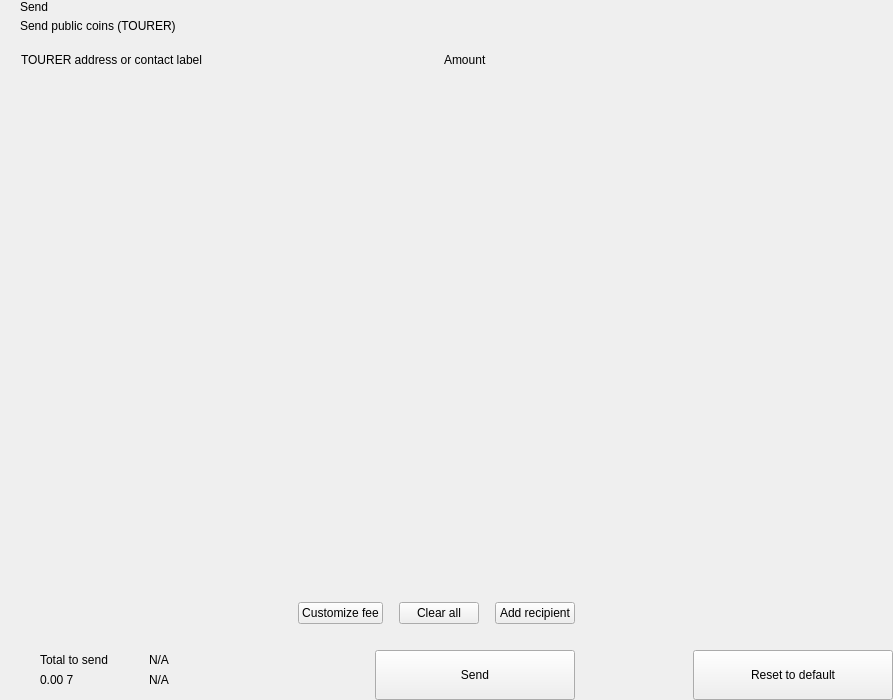
<?xml version="1.0" encoding="UTF-8"?>
<ui version="4.0">
 <class>send</class>
 <widget class="QWidget" name="send">
  <property name="geometry">
   <rect>
    <x>0</x>
    <y>0</y>
    <width>893</width>
    <height>700</height>
   </rect>
  </property>
  <property name="windowTitle">
   <string>Form</string>
  </property>
  <layout class="QHBoxLayout" name="horizontalLayout_2" stretch="2,1">
   <property name="spacing">
    <number>0</number>
   </property>
   <property name="leftMargin">
    <number>0</number>
   </property>
   <property name="topMargin">
    <number>0</number>
   </property>
   <property name="rightMargin">
    <number>0</number>
   </property>
   <property name="bottomMargin">
    <number>0</number>
   </property>
   <item>
    <widget class="QWidget" name="left" native="true">
     <layout class="QVBoxLayout" name="verticalLayout_3">
      <property name="spacing">
       <number>0</number>
      </property>
      <property name="leftMargin">
       <number>0</number>
      </property>
      <property name="topMargin">
       <number>0</number>
      </property>
      <property name="rightMargin">
       <number>0</number>
      </property>
      <property name="bottomMargin">
       <number>0</number>
      </property>
      <item>
       <layout class="QVBoxLayout" name="verticalLayout_22" stretch="0,0,0,1,0,0,0,0">
        <property name="spacing">
         <number>0</number>
        </property>
        <item>
         <layout class="QHBoxLayout" name="horizontalLayout_3">
          <property name="spacing">
           <number>0</number>
          </property>
          <property name="leftMargin">
           <number>20</number>
          </property>
          <property name="rightMargin">
           <number>20</number>
          </property>
          <item>
           <layout class="QVBoxLayout" name="verticalLayout">
            <property name="spacing">
             <number>5</number>
            </property>
            <item>
             <widget class="QLabel" name="labelTitle">
              <property name="text">
               <string>Send</string>
              </property>
              <property name="alignment">
               <set>Qt::AlignLeading|Qt::AlignLeft|Qt::AlignVCenter</set>
              </property>
             </widget>
            </item>
            <item>
             <widget class="QLabel" name="labelSubtitle1">
              <property name="text">
               <string>Send public coins (TOURER)</string>
              </property>
             </widget>
            </item>
           </layout>
          </item>
          <item>
           <spacer name="horizontalSpacer">
            <property name="orientation">
             <enum>Qt::Horizontal</enum>
            </property>
            <property name="sizeHint" stdset="0">
             <size>
              <width>40</width>
              <height>20</height>
             </size>
            </property>
           </spacer>
          </item>
         </layout>
        </item>
        <item>
         <spacer name="verticalSpacer_2">
          <property name="orientation">
           <enum>Qt::Vertical</enum>
          </property>
          <property name="sizeType">
           <enum>QSizePolicy::Fixed</enum>
          </property>
          <property name="sizeHint" stdset="0">
           <size>
            <width>20</width>
            <height>20</height>
           </size>
          </property>
         </spacer>
        </item>
        <item>
         <layout class="QHBoxLayout" name="horizontalLayout" stretch="6,0,2">
          <property name="spacing">
           <number>0</number>
          </property>
          <property name="leftMargin">
           <number>10</number>
          </property>
          <property name="topMargin">
           <number>0</number>
          </property>
          <property name="rightMargin">
           <number>20</number>
          </property>
          <property name="bottomMargin">
           <number>0</number>
          </property>
          <item>
           <widget class="QLabel" name="labelSubtitleAddress">
            <property name="styleSheet">
             <string notr="true">margin-left:8px;</string>
            </property>
            <property name="text">
             <string>TOURER address or contact label</string>
            </property>
           </widget>
          </item>
          <item>
           <spacer name="horizontalSpacer_3">
            <property name="orientation">
             <enum>Qt::Horizontal</enum>
            </property>
            <property name="sizeType">
             <enum>QSizePolicy::Fixed</enum>
            </property>
            <property name="sizeHint" stdset="0">
             <size>
              <width>40</width>
              <height>1</height>
             </size>
            </property>
           </spacer>
          </item>
          <item>
           <widget class="QLabel" name="labelSubtitleAmount">
            <property name="text">
             <string>Amount</string>
            </property>
           </widget>
          </item>
         </layout>
        </item>
        <item>
         <widget class="QScrollArea" name="scrollArea">
          <property name="minimumSize">
           <size>
            <width>0</width>
            <height>350</height>
           </size>
          </property>
          <property name="styleSheet">
           <string notr="true">#scrollArea {
            background:transparent;
            margin-top:10px;
}</string>
          </property>
          <property name="horizontalScrollBarPolicy">
           <enum>Qt::ScrollBarAlwaysOff</enum>
          </property>
          <property name="sizeAdjustPolicy">
           <enum>QAbstractScrollArea::AdjustIgnored</enum>
          </property>
          <property name="widgetResizable">
           <bool>true</bool>
          </property>
          <property name="alignment">
           <set>Qt::AlignLeading|Qt::AlignLeft|Qt::AlignTop</set>
          </property>
          <widget class="QWidget" name="scrollAreaWidgetContents">
           <property name="geometry">
            <rect>
             <x>0</x>
             <y>0</y>
             <width>591</width>
             <height>16</height>
            </rect>
           </property>
           <property name="sizePolicy">
            <sizepolicy hsizetype="Preferred" vsizetype="Maximum">
             <horstretch>0</horstretch>
             <verstretch>0</verstretch>
            </sizepolicy>
           </property>
           <property name="autoFillBackground">
            <bool>false</bool>
           </property>
           <property name="styleSheet">
            <string notr="true">#scrollAreaWidgetContents {
             background:transparent;
             }</string>
           </property>
           <layout class="QVBoxLayout" name="verticalLayout_7">
            <property name="spacing">
             <number>0</number>
            </property>
            <property name="sizeConstraint">
             <enum>QLayout::SetDefaultConstraint</enum>
            </property>
            <property name="leftMargin">
             <number>0</number>
            </property>
            <property name="topMargin">
             <number>0</number>
            </property>
            <property name="rightMargin">
             <number>0</number>
            </property>
            <property name="bottomMargin">
             <number>0</number>
            </property>
           </layout>
          </widget>
         </widget>
        </item>
        <item>
         <spacer name="verticalSpacer_4">
          <property name="orientation">
           <enum>Qt::Vertical</enum>
          </property>
          <property name="sizeType">
           <enum>QSizePolicy::Fixed</enum>
          </property>
          <property name="sizeHint" stdset="0">
           <size>
            <width>20</width>
            <height>20</height>
           </size>
          </property>
         </spacer>
        </item>
        <item>
         <layout class="QHBoxLayout" name="horizontalLayout_20">
          <property name="spacing">
           <number>6</number>
          </property>
          <property name="leftMargin">
           <number>20</number>
          </property>
          <property name="rightMargin">
           <number>20</number>
          </property>
          <item>
           <spacer name="horizontalSpacer_4">
            <property name="orientation">
             <enum>Qt::Horizontal</enum>
            </property>
            <property name="sizeHint" stdset="0">
             <size>
              <width>10</width>
              <height>20</height>
             </size>
            </property>
           </spacer>
          </item>
          <item>
           <widget class="QPushButton" name="pushButtonFee">
            <property name="focusPolicy">
             <enum>Qt::NoFocus</enum>
            </property>
            <property name="text">
             <string>Customize fee</string>
            </property>
           </widget>
          </item>
          <item>
           <spacer name="horizontalSpacer_11">
            <property name="orientation">
             <enum>Qt::Horizontal</enum>
            </property>
            <property name="sizeType">
             <enum>QSizePolicy::Minimum</enum>
            </property>
            <property name="sizeHint" stdset="0">
             <size>
              <width>10</width>
              <height>20</height>
             </size>
            </property>
           </spacer>
          </item>
          <item>
           <widget class="QPushButton" name="pushButtonClear">
            <property name="focusPolicy">
             <enum>Qt::NoFocus</enum>
            </property>
            <property name="layoutDirection">
             <enum>Qt::RightToLeft</enum>
            </property>
            <property name="text">
             <string>Clear all</string>
            </property>
           </widget>
          </item>
          <item>
           <spacer name="horizontalSpacer_6">
            <property name="orientation">
             <enum>Qt::Horizontal</enum>
            </property>
            <property name="sizeType">
             <enum>QSizePolicy::Fixed</enum>
            </property>
            <property name="sizeHint" stdset="0">
             <size>
              <width>10</width>
              <height>20</height>
             </size>
            </property>
           </spacer>
          </item>
          <item>
           <widget class="QPushButton" name="pushButtonAddRecipient">
            <property name="focusPolicy">
             <enum>Qt::NoFocus</enum>
            </property>
            <property name="text">
             <string>Add recipient</string>
            </property>
           </widget>
          </item>
         </layout>
        </item>
        <item>
         <spacer name="verticalSpacer">
          <property name="orientation">
           <enum>Qt::Vertical</enum>
          </property>
          <property name="sizeType">
           <enum>QSizePolicy::Fixed</enum>
          </property>
          <property name="sizeHint" stdset="0">
           <size>
            <width>20</width>
            <height>16</height>
           </size>
          </property>
         </spacer>
        </item>
        <item>
         <layout class="QHBoxLayout" name="horizontalLayout_7">
          <property name="rightMargin">
           <number>20</number>
          </property>
          <item>
           <layout class="QHBoxLayout" name="horizontalLayout_10">
            <property name="spacing">
             <number>0</number>
            </property>
            <property name="leftMargin">
             <number>8</number>
            </property>
            <item>
             <widget class="QStackedWidget" name="stackedWidget">
              <property name="minimumSize">
               <size>
                <width>0</width>
                <height>60</height>
               </size>
              </property>
              <property name="maximumSize">
               <size>
                <width>16777215</width>
                <height>60</height>
               </size>
              </property>
              <widget class="QWidget" name="page1">
               <layout class="QVBoxLayout" name="verticalLayout_71" stretch="0">
                <property name="spacing">
                 <number>6</number>
                </property>
                <property name="leftMargin">
                 <number>12</number>
                </property>
                <property name="topMargin">
                 <number>0</number>
                </property>
                <property name="rightMargin">
                 <number>0</number>
                </property>
                <property name="bottomMargin">
                 <number>0</number>
                </property>
                <item>
                 <widget class="QWidget" name="coinWidget" native="true">
                  <property name="minimumSize">
                   <size>
                    <width>0</width>
                    <height>60</height>
                   </size>
                  </property>
                  <property name="maximumSize">
                   <size>
                    <width>16777215</width>
                    <height>60</height>
                   </size>
                  </property>
                  <layout class="QHBoxLayout" name="horizontalLayout_9">
                   <property name="spacing">
                    <number>0</number>
                   </property>
                   <property name="leftMargin">
                    <number>20</number>
                   </property>
                   <property name="topMargin">
                    <number>10</number>
                   </property>
                   <property name="rightMargin">
                    <number>20</number>
                   </property>
                   <property name="bottomMargin">
                    <number>10</number>
                   </property>
                   <item>
                    <layout class="QVBoxLayout" name="verticalSend">
                     <property name="spacing">
                      <number>0</number>
                     </property>
                     <item>
                      <widget class="QLabel" name="labelTitleTotalSend">
                       <property name="text">
                        <string>Total to send</string>
                       </property>
                      </widget>
                     </item>
                     <item>
                      <widget class="QLabel" name="labelAmountSend">
                       <property name="text">
                        <string notr="true">0.00 7</string>
                       </property>
                      </widget>
                     </item>
                    </layout>
                   </item>
                   <item>
                    <spacer name="horizontalSpacer_9">
                     <property name="orientation">
                      <enum>Qt::Horizontal</enum>
                     </property>
                     <property name="sizeType">
                      <enum>QSizePolicy::Fixed</enum>
                     </property>
                     <property name="sizeHint" stdset="0">
                      <size>
                       <width>20</width>
                       <height>20</height>
                      </size>
                     </property>
                    </spacer>
                   </item>
                   <item>
                    <widget class="QLabel" name="labelLine">
                     <property name="minimumSize">
                      <size>
                       <width>1</width>
                       <height>0</height>
                      </size>
                     </property>
                     <property name="maximumSize">
                      <size>
                       <width>1</width>
                       <height>16777215</height>
                      </size>
                     </property>
                     <property name="text">
                      <string/>
                     </property>
                    </widget>
                   </item>
                   <item>
                    <spacer name="horizontalSpacer_10">
                     <property name="orientation">
                      <enum>Qt::Horizontal</enum>
                     </property>
                     <property name="sizeType">
                      <enum>QSizePolicy::Fixed</enum>
                     </property>
                     <property name="sizeHint" stdset="0">
                      <size>
                       <width>20</width>
                       <height>20</height>
                      </size>
                     </property>
                    </spacer>
                   </item>
                   <item>
                    <layout class="QVBoxLayout" name="verticalRemaining">
                     <property name="spacing">
                      <number>0</number>
                     </property>
                     <item>
                      <widget class="QLabel" name="labelTitleTotalRemaining">
                       <property name="text">
                        <string notr="true">N/A</string>
                       </property>
                      </widget>
                     </item>
                     <item>
                      <widget class="QLabel" name="labelAmountRemaining">
                       <property name="text">
                        <string notr="true">N/A</string>
                       </property>
                      </widget>
                     </item>
                    </layout>
                   </item>
                  </layout>
                 </widget>
                </item>
               </layout>
              </widget>
              <widget class="QWidget" name="page_2"/>
             </widget>
            </item>
           </layout>
          </item>
          <item>
           <spacer name="horizontalSpacer_5">
            <property name="orientation">
             <enum>Qt::Horizontal</enum>
            </property>
            <property name="sizeType">
             <enum>QSizePolicy::Expanding</enum>
            </property>
            <property name="sizeHint" stdset="0">
             <size>
              <width>40</width>
              <height>20</height>
             </size>
            </property>
           </spacer>
          </item>
          <item alignment="Qt::AlignBottom">
           <widget class="QPushButton" name="pushButtonSave">
            <property name="minimumSize">
             <size>
              <width>200</width>
              <height>50</height>
             </size>
            </property>
            <property name="maximumSize">
             <size>
              <width>200</width>
              <height>50</height>
             </size>
            </property>
            <property name="focusPolicy">
             <enum>Qt::NoFocus</enum>
            </property>
            <property name="text">
             <string>Send</string>
            </property>
           </widget>
          </item>
         </layout>
        </item>
       </layout>
      </item>
     </layout>
    </widget>
   </item>
   <item>
    <widget class="QWidget" name="right" native="true">
     <layout class="QVBoxLayout" name="verticalLayout_5">
      <property name="leftMargin">
       <number>0</number>
      </property>
      <property name="topMargin">
       <number>0</number>
      </property>
      <property name="rightMargin">
       <number>0</number>
      </property>
      <property name="bottomMargin">
       <number>0</number>
      </property>
      <item>
       <layout class="QVBoxLayout" name="verticalLayout_4">
        <property name="spacing">
         <number>6</number>
        </property>
        <item>
         <widget class="OptionButton" name="btnCoinControl" native="true">
          <property name="minimumSize">
           <size>
            <width>0</width>
            <height>50</height>
           </size>
          </property>
         </widget>
        </item>
        <item>
         <widget class="OptionButton" name="btnChangeAddress" native="true">
          <property name="minimumSize">
           <size>
            <width>0</width>
            <height>50</height>
           </size>
          </property>
         </widget>
        </item>
        <item>
         <widget class="OptionButton" name="btnUri" native="true">
          <property name="minimumSize">
           <size>
            <width>0</width>
            <height>50</height>
           </size>
          </property>
         </widget>
        </item>
        <item>
         <spacer name="verticalSpacer_5">
          <property name="orientation">
           <enum>Qt::Vertical</enum>
          </property>
          <property name="sizeHint" stdset="0">
           <size>
            <width>20</width>
            <height>40</height>
           </size>
          </property>
         </spacer>
        </item>
        <item>
         <layout class="QHBoxLayout" name="horizontalLayout_8">
          <item>
           <spacer name="horizontalSpacer_7">
            <property name="orientation">
             <enum>Qt::Horizontal</enum>
            </property>
            <property name="sizeHint" stdset="0">
             <size>
              <width>40</width>
              <height>20</height>
             </size>
            </property>
           </spacer>
          </item>
          <item>
           <widget class="QPushButton" name="pushButtonReset">
            <property name="minimumSize">
             <size>
              <width>200</width>
              <height>50</height>
             </size>
            </property>
            <property name="maximumSize">
             <size>
              <width>200</width>
              <height>50</height>
             </size>
            </property>
            <property name="focusPolicy">
             <enum>Qt::NoFocus</enum>
            </property>
            <property name="text">
             <string>Reset to default</string>
            </property>
           </widget>
          </item>
         </layout>
        </item>
       </layout>
      </item>
     </layout>
    </widget>
   </item>
  </layout>
 </widget>
 <customwidgets>
  <customwidget>
   <class>OptionButton</class>
   <extends>QWidget</extends>
   <header>qt/pivx/optionbutton.h</header>
   <container>1</container>
  </customwidget>
 </customwidgets>
 <resources/>
 <connections/>
</ui>
